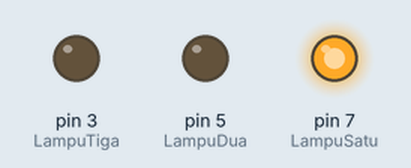
This sketch was run on a simulated Arduino Uno, built with avr-gcc and run on an emulated ATmega328P. Shown: output pins drawn as LEDs (lit = HIGH).

Above: at 0.1 s.
Timing chart, 0 to 1.6 s (numbered marks = the images above):
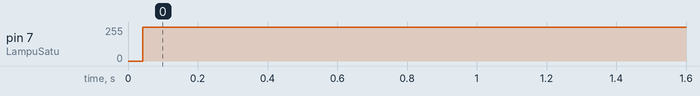

The sketch:

Lampu.ino
```cpp
int LampuSatu = 7;
int LampuDua = 5;
int LampuTiga = 3;

void setup() {
  pinMode(LampuSatu, OUTPUT);
  pinMode(LampuDua, OUTPUT);
  pinMode(LampuTiga, OUTPUT);
}

void loop() {

  digitalWrite(LampuSatu,HIGH);
  delay(1);
  digitalWrite(LampuSatu, LOW);

//  digitalWrite(LampuDua, HIGH);
//  delay(1);
//  digitalWrite(LampuDua, LOW);
//
//  digitalWrite(LampuTiga,HIGH);
//  delay(1000);
//  digitalWrite(LampuTiga, LOW);
}
```

Measured:
- by itself, pin 7 (LampuSatu): 0/255 → 254/255 at 0.04 s
